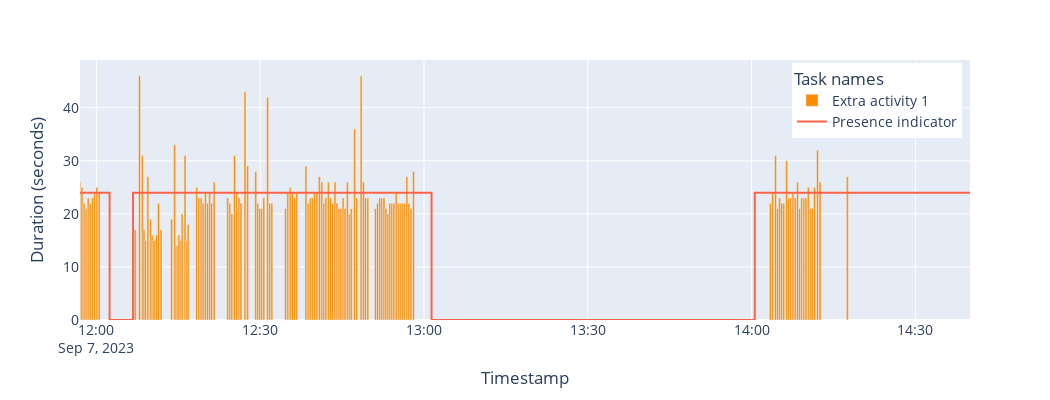

Here is the notebook cell this chart was saved with:
### Code cell
include_break_bar = 0
def plot_bar(date_year,df,df_dist):

    if not include_break_bar:
        df = df[df['task'] != 0]
    else:
        df = df

    color_discrete = { 'Break': 'navy', 'TEKOX Red Black Cables': 'tomato', 'TEKOX Blue Brown Cables': 'cornflowerblue', 'MFALG Assembly': 'gold',
                      'Screws in Boards': 'darkgray', 'Extra activity 1': 'darkorange', 'Extra Activity 2': 'violet', 'Unkown Activity': 'limegreen'}

    # Create bars for the first subplot
    fig = px.bar(df, x="ts", y="sec",
                color="task_name",
                labels={"ts": "Timestamp", "sec": "Duration (seconds)",'task_name': 'Task names'},
                color_discrete_map = color_discrete)


    x = np.array(df_dist['ts'])
    y = np.array(df_dist['state']*24)


    # Get the minimum and maximum values of the y-axis
    y_max = df['sec'].max()

    # Set the y-axis range from the minimum to the maximum + 1
    fig.update_layout(yaxis_range=[0, y_max + 1], xaxis_range = [date_year + ' 11:57:00', date_year + ' 14:40:00'])#y_max + 1])
    fig.update_xaxes(showgrid=True)
    #fig.update_layout(width=700, height = 300) 
    fig.update_layout(width=1050, height = 400) 

    fig.update_traces(width=21000) 
    fig.update_layout(legend=dict( yanchor="top", y=0.99,xanchor="left",
    x=0.80))
    fig.update_layout(bargap=0) # gap between bars of adjacent location coordinates.

    fig.update_layout(font=dict(size=14))
    fig.add_trace(go.Scatter(x=x, y=y, line_shape='hv',line=dict(color='tomato'),name='Presence indicator'))


    fig.show()
    #file_path = "images/27-09-Luis.svg"
    #file_path = "images/31-07-Fernando.svg"
    if date_year == "2023-" + "09" + "-" + "07":
        #file_path = "images/07-09-presence.svg"
        #file_path = "images/31-07-Fernando.pdf"
        file_path = "images/07-09-presence.pdf"
        if os.path.exists(file_path):
            os.remove(file_path)
        fig.write_image(file_path)



plot_bar(date_year,df1, df_dist)

### Figure 1 — Plotly figure (JSON) as saved in the notebook; plotly's stock layout.template omitted (floating-point values rounded to 4 significant figures; data arrays with more than 128 entries replaced by an {"elided": "..."} marker saying what was removed)
{"data": [{"alignmentgroup": "True", "hovertemplate": "Task names=Extra activity 1<br>Timestamp=%{x}<br>Duration (seconds)=%{y}<extra></extra>", "legendgroup": "Extra activity 1", "marker": {"color": "darkorange", "pattern": {"shape": ""}}, "name": "Extra activity 1", "offsetgroup": "Extra activity 1", "orientation": "v", "showlegend": true, "textposition": "auto", "type": "bar", "width": 21000, "x": {"elided": "444 str values"}, "xaxis": "x", "y": {"elided": "444 int values"}, "yaxis": "y"}, {"line": {"color": "tomato", "shape": "hv"}, "name": "Presence indicator", "type": "scatter", "x": {"elided": "914 str values"}, "y": {"elided": "914 int values"}}], "layout": {"bargap": 0, "barmode": "relative", "font": {"size": 14}, "height": 400, "legend": {"title": {"text": "Task names"}, "tracegroupgap": 0, "x": 0.8, "xanchor": "left", "y": 0.99, "yanchor": "top"}, "margin": {"t": 60}, "width": 1050, "xaxis": {"anchor": "y", "domain": [0, 1], "range": ["2023-09-07 11:57:00", "2023-09-07 14:40:00"], "showgrid": true, "title": {"text": "Timestamp"}}, "yaxis": {"anchor": "x", "domain": [0, 1], "range": [0, 49], "title": {"text": "Duration (seconds)"}}}}
